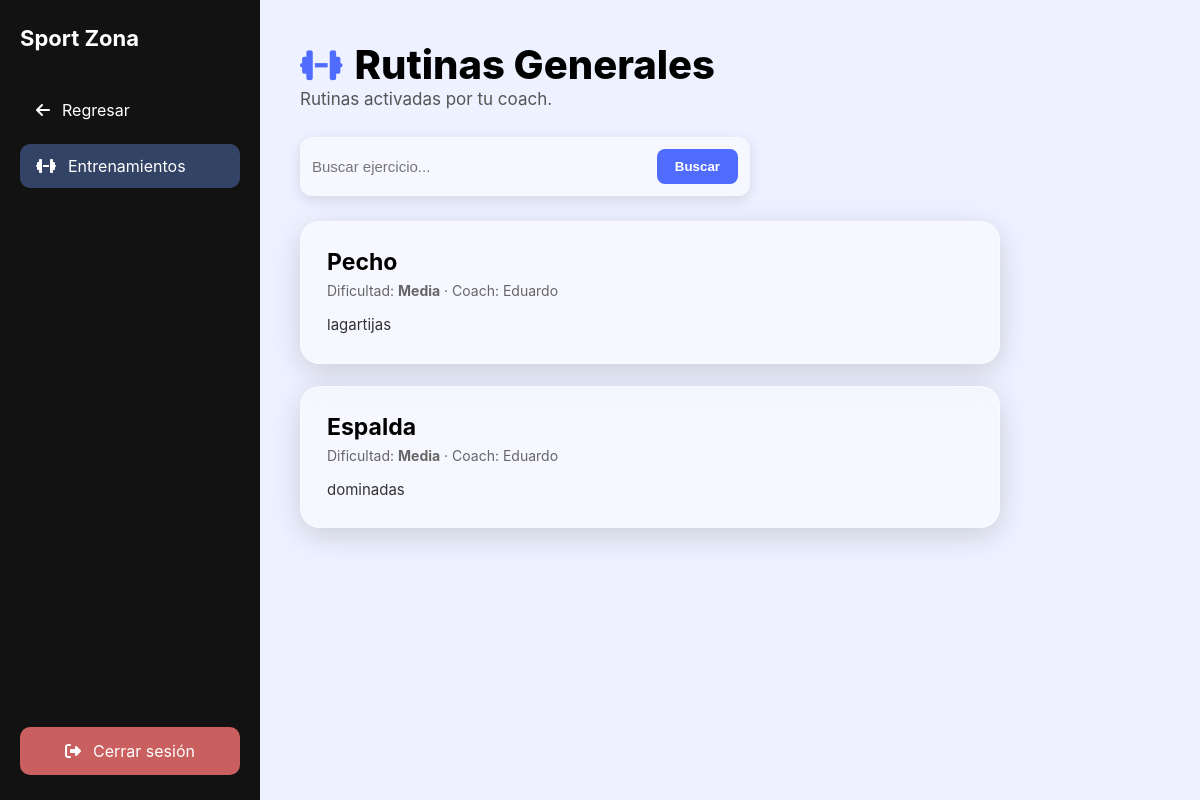
Page /index.php?controller=entrenamientos&action=publicList (signed in) on the committed database.
### tables this page shows
CREATE TABLE `entrenamiento` (
  `idEntrenamiento` int(11) NOT NULL AUTO_INCREMENT,
  `nombreRutina` varchar(45) NOT NULL,
  `descripcionEje` varchar(255) DEFAULT NULL,
  `dificultad` varchar(45) DEFAULT NULL,
  `videoURL` varchar(255) DEFAULT NULL,
  `fechaCreacion` date DEFAULT curdate(),
  `idCoach` int(11) DEFAULT NULL,
  `idUsuario` int(11) DEFAULT NULL,
  PRIMARY KEY (`idEntrenamiento`),
  KEY `idCoach` (`idCoach`),
  KEY `idUsuario` (`idUsuario`),
  CONSTRAINT `entrenamiento_ibfk_1` FOREIGN KEY (`idCoach`) REFERENCES `coach` (`idCoach`) ON DELETE SET NULL,
  CONSTRAINT `entrenamiento_ibfk_2` FOREIGN KEY (`idUsuario`) REFERENCES `usuarios` (`idUsuario`) ON DELETE SET NULL
);

CREATE TABLE `coach` (
  `idCoach` int(11) NOT NULL AUTO_INCREMENT,
  `nombre` varchar(256) NOT NULL,
  `apellidopater` varchar(256) DEFAULT NULL,
  `apellidomater` varchar(256) DEFAULT NULL,
  `genero` varchar(50) DEFAULT NULL,
  `telCoach` varchar(50) DEFAULT NULL,
  `correo` varchar(256) DEFAULT NULL,
  `usuarioAsig` varchar(256) DEFAULT NULL,
  `fechaing` date DEFAULT NULL,
  `contrasena` varchar(256) NOT NULL,
  PRIMARY KEY (`idCoach`),
  UNIQUE KEY `correo` (`correo`)
);

### app/models/EntrenamientosModel.php (called while the page is built, shortened)
<?php
class EntrenamientosModel {
    private $db;
    public function __construct($db) {
        $this->db = $db;
    }
    public function obtenerPublicos($buscar = '') {
        if ($buscar !== '') {
            $buscar = "%$buscar%";
            $sql = "SELECT e.*, c.nombre AS nombreCoach
                    FROM entrenamiento e
                    LEFT JOIN coach c ON e.idCoach = c.idCoach
                    WHERE e.nombreRutina LIKE ?
                       OR e.descripcionEje LIKE ?
                       OR e.dificultad LIKE ?
                    ORDER BY e.fechaCreacion DESC";
            $stmt = $this->db->prepare($sql);
            $stmt->bind_param("sss", $buscar, $buscar, $buscar);
            $stmt->execute();
            return $stmt->get_result()->fetch_all(MYSQLI_ASSOC);
        } else {
            $sql = "SELECT e.*, c.nombre AS nombreCoach
                    FROM entrenamiento e
                    LEFT JOIN coach c ON e.idCoach = c.idCoach
                    ORDER BY e.fechaCreacion DESC";
            $result = $this->db->query($sql);
            return $result->fetch_all(MYSQLI_ASSOC);
        }
    }
}

### app/views/cliente/entrenamientos-cliente.php (the view, shortened to what this page needs)
<!DOCTYPE html>
<html lang="es">
<head>
    <link rel="stylesheet" href="public/css/horarios-cliente.css?v=4">
    <link rel="stylesheet" href="public/css/ejercicioscliente.css?v=3">
    <link rel="stylesheet" href="https://cdnjs.cloudflare.com/ajax/libs/font-awesome/6.4.0/css/all.min.css">
</head>
<body>
<div class="wrapper">
    <aside class="sidebar" id="sidebar">
        <div class="side-header">
            <h2 class="brand">Sport Zona</h2>
        </div>
        <nav class="sidebar-menu">
            <a href="index.php?controller=cliente&action=index" class="menu-item">
                <i class="fa-solid fa-arrow-left"></i>
                <span>Regresar</span>
            </a>
            <a href="#" class="menu-item active">
                <i class="fa-solid fa-dumbbell"></i>
                <span>Entrenamientos</span>
            </a>
        </nav>
        <div class="logout-bar">
            <a href="index.php?controller=user&action=logout">
                <i class="fa-solid fa-right-from-bracket"></i>
                <span>Cerrar sesión</span>
            </a>
        </div>
    </aside>
    <div class="main-content">
        <h1 class="title exercise-title">
            <i class="fa-solid fa-dumbbell"></i>
            Rutinas Generales
        </h1>
        <p class="exercise-sub">
            Rutinas activadas por tu coach.
        </p>
        <form method="GET" action="index.php" style="max-width: 450px; margin-bottom: 25px;">
            <div style="
                display: flex;
                gap: 10px;
                background: rgba(255,255,255,0.5);
                padding: 12px;
                border-radius: 12px;
                box-shadow: 0 4px 14px rgba(0,0,0,0.12);
                backdrop-filter: blur(10px);
            ">
                <input
                    type="text"
                    name="buscar"
                    placeholder="Buscar ejercicio..."
                    value="<?= htmlspecialchars($_GET['buscar'] ?? '') ?>"
                    style="
                        flex: 1;
                        border: none;
                        outline: none;
                        background: transparent;
                        font-size: 15px;
                    "
                >
                <button
                    type="submit"
                    style="
                        background: #4f6cff;
                        border: none;
                        padding: 10px 18px;
                        border-radius: 8px;
                        color: white;
                        cursor: pointer;
                        font-weight: 600;
                    "
                >
                    Buscar
                </button>
            </div>
        </form>
        <?php if (!empty($entrenamientos)): ?>
            <?php foreach ($entrenamientos as $e): ?>
                <div class="exercise-card">
                    <h3><?= htmlspecialchars($e['nombreRutina']) ?></h3>
                    <p class="exercise-meta">
                        Dificultad: <strong><?= htmlspecialchars($e['dificultad']) ?></strong> ·
                        Coach: <?= htmlspecialchars($e['nombreCoach']) ?>
                    </p>
                    <p class="exercise-desc">
                        <?= nl2br(htmlspecialchars($e['descripcionEje'])) ?>
                    </p>
                </div>
            <?php endforeach; ?>
        <?php else: ?>
            <p>No hay rutinas disponibles actualmente.</p>
        <?php endif; ?>
    </div>
</div>
</body>
</html>

### public/css/horarios-cliente.css (style rules this page uses)
* { margin: 0; padding: 0; box-sizing: border-box; }
body { font-family: 'Inter', sans-serif; background: #eef1ff; overflow-x: hidden; }
.wrapper { display: flex; min-height: 100vh; }
.sidebar { width: 260px; min-width: 260px; background: #121212; color: white; padding: 25px 20px; display: flex; flex-direction: column; transition: all .3s ease; overflow: hidden; }
.side-header { display: flex; align-items: center; justify-content: space-between; margin-bottom: 25px; position: sticky; top: 0; padding-bottom: 12px; background: #121212; z-index: 5; }
.brand { font-size: 22px; font-weight: 700; white-space: nowrap; }
.sidebar-menu { display: flex; flex-direction: column; gap: 12px; }
.menu-item { display: flex; align-items: center; gap: 12px; padding: 12px 16px; background: transparent; border-radius: 10px; color: white; text-decoration: none; }
.menu-item.active { background: #334366; }
.logout-bar { margin-top: auto; width: 100%; }
.logout-bar a { display: flex; align-items: center; justify-content: center; gap: 12px; background: #c95f5f; padding: 14px; border-radius: 10px; color: white; text-decoration: none; width: 100%; }
.main-content { flex: 1; padding: 40px; }
.title { font-size: 32px; font-weight: 700; }
.main-content { flex: 1; padding: 40px; transition: margin-left .3s ease; }
.sidebar { position: relative; z-index: 100; transition: width .3s ease, transform .3s ease; }

### public/css/ejercicioscliente.css (style rules this page uses)
.exercise-title { font-size: 40px; font-weight: 800; display: flex; align-items: center; gap: 12px; }
.exercise-title i { font-size: 34px; color: #4f6cff; }
.exercise-sub { font-size: 17px; color: #555; margin-bottom: 28px; }
.exercise-card { max-width: 700px; padding: 26px; border-radius: 20px; background: rgba(255, 255, 255, 0.45); box-shadow: 0 8px 30px rgba(0,0,0,0.15); backdrop-filter: blur(12px); border: 1px solid rgba(255,255,255,0.5); margin-bottom: 22px; animation: animCard .4s ease; }
.exercise-card h3 { font-size: 23px; font-weight: 700; margin-bottom: 6px; }
.exercise-meta { font-size: 14px; color: #666; margin-bottom: 15px; }
.exercise-desc { font-size: 15px; color: #333; line-height: 1.5; }

### rows in the picture
entrenamiento: nombreRutina "Pecho", dificultad "Media", idCoach.nombre "Eduardo", descripcionEje "lagartijas"
entrenamiento: nombreRutina "Espalda", dificultad "Media", idCoach.nombre "Eduardo", descripcionEje "dominadas"
